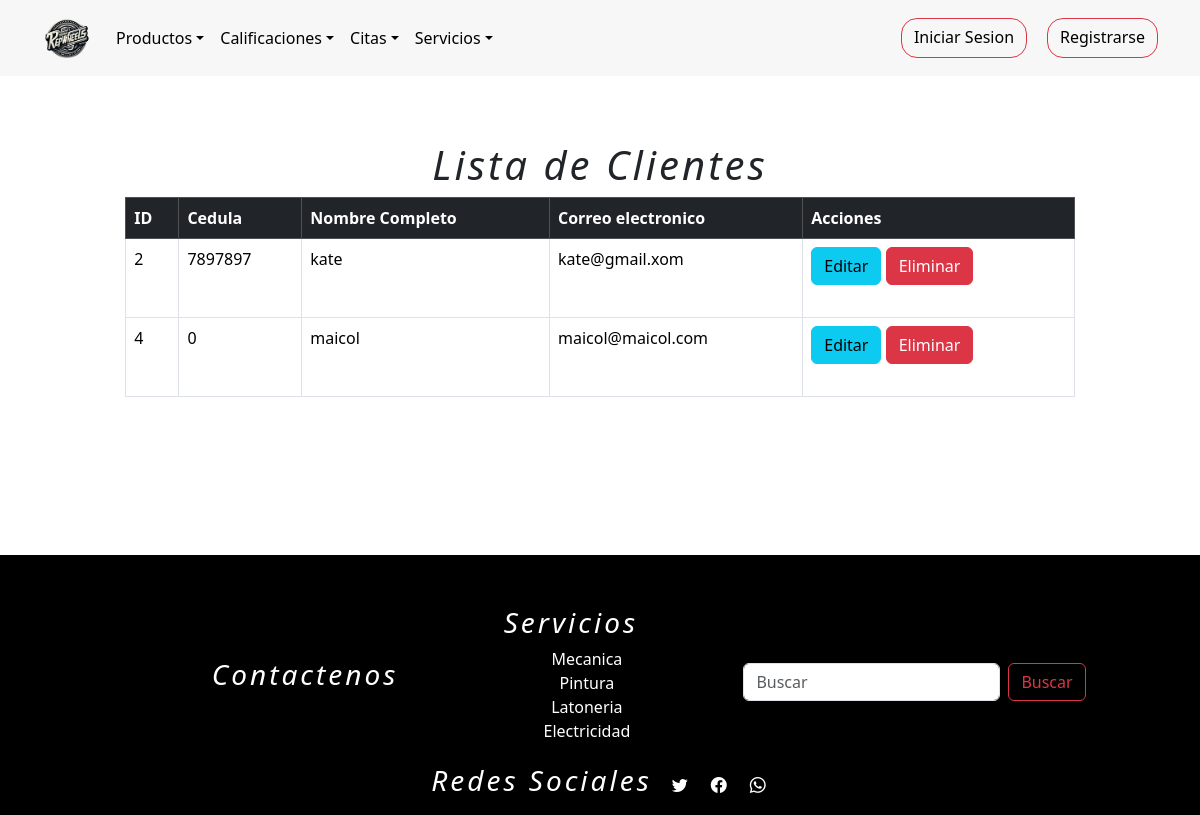
The app's page /listarCliente/, older data.
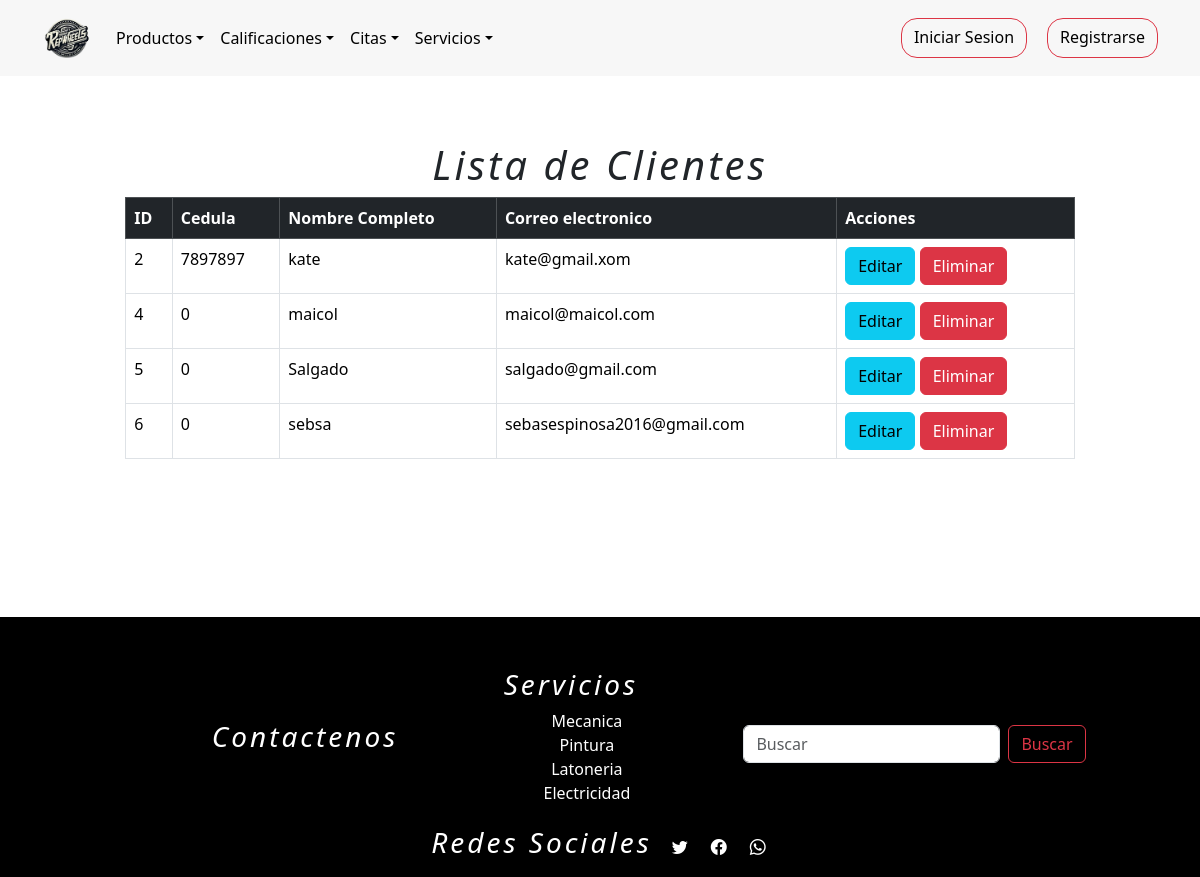
The same page, newer data.
### tienda/models.py (models this page shows, shortened)
class Usuarios(AbstractUser):
    username = None
    nombre = models.CharField(max_length=254)
    email = models.EmailField(max_length=254, unique=True,blank=False,null=True)
    password = models.CharField(max_length=254,blank=False,null=True)
    foto = models.ImageField(upload_to="media/", default="media/user.png")
    token_recuperar = models.CharField(max_length=254,blank=False,null=False,default=0)
    telefono=models.IntegerField(null=False,blank=True,default='0')
    cargo = models.CharField(max_length=254,null=False)
    direccion=models.CharField(max_length=254)
    cedula=models.IntegerField(blank=True,null=False,default='0')
    ROLES = (
        (1,"administrador"),
        (2,"proveedor"),
        (3,"empleado"),
        (4,"cliente"),
    )
    rol=models.IntegerField(choices=ROLES,default=4)
    n = models.IntegerField(blank=True,null=False,default=0)
    USERNAME_FIELD = "email"
    REQUIRED_FIELDS = ["nombre"]
    objects = CustomUserManager()

### tienda/views.py (the view)
# urls.py: path('listarCliente/',views.listarCliente, name="listarCliente"),
def listarCliente(request):
    q = Usuarios.objects.filter(rol=4)
    contexto = {"data" : q}
    return render(request, "tienda/clientes/listarCliente.html",contexto)

### tienda/templates/tienda/clientes/listarCliente.html (shortened to what this page needs)
{% extends 'tienda/base1.html' %}
{% load static %}
{% block contenedor %}
<main>
  <div class="container-fluid m-3" style="padding:4%;">
  <h1 class="h1">Lista de Clientes</h1>
  <table class="table table-bordered">
    <thead class="table-dark">
      <tr>
        <th>ID</th>
        <th>Cedula</th>
        <th>Nombre Completo</th>
        <th>Correo electronico</th>
        <th>Acciones</th>
      </tr>
    </thead>
    <tbody>
      {% for r in data %}
      <tr>
        <td>{{ r.id }}</td>
        <td>{{ r.cedula }}</td>
        <td>{{ r.nombre }}</td>
        <td>{{ r.email }}</td>
        <td>
          <a type="button" class="btn btn-info" href="{% url 'clientesEditar' r.id %}"> Editar <br></a>
          <a type="button" class="btn btn-danger"
            href="javascript:eliminar('{% url 'clientesEliminar' r.id %}')">Eliminar</a>
        </td>
      </tr>
      {% endfor %}
    </tbody>
  </table>
  </div>
</main>
{% endblock %}

Row changes from the older to the newer data that the page shows:
added Usuarios: id "5", cedula "0", nombre "Salgado", email "salgado@gmail.com"
added Usuarios: id "6", cedula "0", nombre "sebsa", email "sebasespinosa2016@gmail.com"
